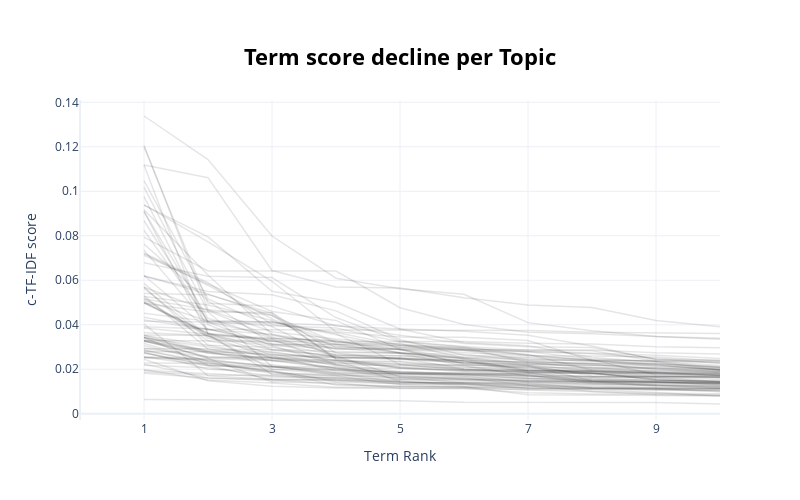

The notebook cell this image was saved under:
### Code cell
topic_model.visualize_term_rank()

### Figure 1 — Plotly figure (JSON) as saved in the notebook; plotly's stock layout.template omitted (floating-point values rounded to 4 significant figures)
{"data": [{"hovertext": "<b>Topic -1</b>:said_people_like_one_trump_would_u", "line": {"color": "black", "width": 1.5}, "mode": "lines+lines", "name": "", "opacity": 0.1, "type": "scatter", "x": [1, 2, 3, 4, 5, 6, 7, 8, 9, 10], "y": [0.006376, 0.006265, 0.005954, 0.005875, 0.005857, 0.005115, 0.005089, 0.005066, 0.005005, 0.004374]}, {"hovertext": "<b>Topic 0</b>:art_artists_work_artist_museum_pain", "line": {"color": "black", "width": 1.5}, "mode": "lines+lines", "name": "", "opacity": 0.1, "type": "scatter", "x": [1, 2, 3, 4, 5, 6, 7, 8, 9, 10], "y": [0.02447, 0.01481, 0.01231, 0.01159, 0.01139, 0.01134, 0.01094, 0.01082, 0.009552, 0.007849]}, {"hovertext": "<b>Topic 1</b>:music_album_song_band_like_songs_re", "line": {"color": "black", "width": 1.5}, "mode": "lines+lines", "name": "", "opacity": 0.1, "type": "scatter", "x": [1, 2, 3, 4, 5, 6, 7, 8, 9, 10], "y": [0.0223, 0.0161, 0.01492, 0.01489, 0.01405, 0.01395, 0.01268, 0.01004, 0.008483, 0.008351]}, {"hovertext": "<b>Topic 2</b>:kardashian_chyna_kylie_got_shes_bab", "line": {"color": "black", "width": 1.5}, "mode": "lines+lines", "name": "", "opacity": 0.1, "type": "scatter", "x": [1, 2, 3, 4, 5, 6, 7, 8, 9, 10], "y": [0.02542, 0.0244, 0.02108, 0.01829, 0.01786, 0.01689, 0.01423, 0.01393, 0.01288, 0.01212]}, {"hovertext": "<b>Topic 3</b>:brexit_eu_britain_minister_european", "line": {"color": "black", "width": 1.5}, "mode": "lines+lines", "name": "", "opacity": 0.1, "type": "scatter", "x": [1, 2, 3, 4, 5, 6, 7, 8, 9, 10], "y": [0.03643, 0.03516, 0.02004, 0.01966, 0.01898, 0.01777, 0.01733, 0.01635, 0.01581, 0.0155]}, {"hovertext": "<b>Topic 4</b>:health_drug_opioid_marijuana_patien", "line": {"color": "black", "width": 1.5}, "mode": "lines+lines", "name": "", "opacity": 0.1, "type": "scatter", "x": [1, 2, 3, 4, 5, 6, 7, 8, 9, 10], "y": [0.01978, 0.01522, 0.01385, 0.01195, 0.01187, 0.01182, 0.01063, 0.009885, 0.009162, 0.009007]}, {"hovertext": "<b>Topic 5</b>:sexual_cops_tmz_assault_kelly_weins", "line": {"color": "black", "width": 1.5}, "mode": "lines+lines", "name": "", "opacity": 0.1, "type": "scatter", "x": [1, 2, 3, 4, 5, 6, 7, 8, 9, 10], "y": [0.0187, 0.01738, 0.01734, 0.01618, 0.01546, 0.01522, 0.01464, 0.01444, 0.01238, 0.01224]}, {"hovertext": "<b>Topic 6</b>:republican_trump_democrats_party_vo", "line": {"color": "black", "width": 1.5}, "mode": "lines+lines", "name": "", "opacity": 0.1, "type": "scatter", "x": [1, 2, 3, 4, 5, 6, 7, 8, 9, 10], "y": [0.01816, 0.0161, 0.01552, 0.01551, 0.01455, 0.01326, 0.01124, 0.01119, 0.01069, 0.01026]}, {"hovertext": "<b>Topic 7</b>:food_meat_pizza_eat_eating_foods_br", "line": {"color": "black", "width": 1.5}, "mode": "lines+lines", "name": "", "opacity": 0.1, "type": "scatter", "x": [1, 2, 3, 4, 5, 6, 7, 8, 9, 10], "y": [0.02554, 0.02487, 0.01421, 0.01378, 0.01145, 0.01131, 0.009461, 0.008872, 0.008775, 0.008442]}, {"hovertext": "<b>Topic 8</b>:immigration_daca_border_immigrants_", "line": {"color": "black", "width": 1.5}, "mode": "lines+lines", "name": "", "opacity": 0.1, "type": "scatter", "x": [1, 2, 3, 4, 5, 6, 7, 8, 9, 10], "y": [0.0325, 0.02732, 0.02518, 0.02209, 0.01704, 0.01664, 0.01594, 0.01479, 0.0142, 0.01384]}, {"hovertext": "<b>Topic 9</b>:fed_trade_dollar_index_rate_us_stoc", "line": {"color": "black", "width": 1.5}, "mode": "lines+lines", "name": "", "opacity": 0.1, "type": "scatter", "x": [1, 2, 3, 4, 5, 6, 7, 8, 9, 10], "y": [0.02939, 0.02551, 0.02432, 0.02339, 0.0233, 0.02012, 0.01969, 0.01858, 0.01835, 0.01747]}, {"hovertext": "<b>Topic 10</b>:film_movie_movies_films_story_best", "line": {"color": "black", "width": 1.5}, "mode": "lines+lines", "name": "", "opacity": 0.1, "type": "scatter", "x": [1, 2, 3, 4, 5, 6, 7, 8, 9, 10], "y": [0.03054, 0.02373, 0.01864, 0.01691, 0.01309, 0.01212, 0.008583, 0.008206, 0.008147, 0.007927]}, {"hovertext": "<b>Topic 11</b>:north_korea_korean_kim_south_nucle", "line": {"color": "black", "width": 1.5}, "mode": "lines+lines", "name": "", "opacity": 0.1, "type": "scatter", "x": [1, 2, 3, 4, 5, 6, 7, 8, 9, 10], "y": [0.09379, 0.07947, 0.05506, 0.05, 0.0381, 0.03201, 0.0306, 0.02523, 0.0233, 0.01979]}, {"hovertext": "<b>Topic 12</b>:russian_putin_russia_moscow_sancti", "line": {"color": "black", "width": 1.5}, "mode": "lines+lines", "name": "", "opacity": 0.1, "type": "scatter", "x": [1, 2, 3, 4, 5, 6, 7, 8, 9, 10], "y": [0.051, 0.04167, 0.0413, 0.03602, 0.0221, 0.01969, 0.01857, 0.01826, 0.0152, 0.01459]}, {"hovertext": "<b>Topic 13</b>:syria_forces_syrian_islamic_said_i", "line": {"color": "black", "width": 1.5}, "mode": "lines+lines", "name": "", "opacity": 0.1, "type": "scatter", "x": [1, 2, 3, 4, 5, 6, 7, 8, 9, 10], "y": [0.03282, 0.02531, 0.02502, 0.02042, 0.01547, 0.0153, 0.01461, 0.01448, 0.01435, 0.01414]}, {"hovertext": "<b>Topic 14</b>:fight_ufc_boxing_floyd_mma_conor_f", "line": {"color": "black", "width": 1.5}, "mode": "lines+lines", "name": "", "opacity": 0.1, "type": "scatter", "x": [1, 2, 3, 4, 5, 6, 7, 8, 9, 10], "y": [0.04965, 0.04578, 0.02128, 0.01962, 0.01844, 0.0172, 0.01699, 0.01679, 0.01632, 0.01433]}, {"hovertext": "<b>Topic 15</b>:mueller_investigation_trump_attorn", "line": {"color": "black", "width": 1.5}, "mode": "lines+lines", "name": "", "opacity": 0.1, "type": "scatter", "x": [1, 2, 3, 4, 5, 6, 7, 8, 9, 10], "y": [0.03445, 0.02721, 0.02486, 0.02301, 0.02116, 0.02075, 0.0207, 0.02064, 0.02061, 0.01882]}, {"hovertext": "<b>Topic 16</b>:tariffs_trade_china_chinese_steel_", "line": {"color": "black", "width": 1.5}, "mode": "lines+lines", "name": "", "opacity": 0.1, "type": "scatter", "x": [1, 2, 3, 4, 5, 6, 7, 8, 9, 10], "y": [0.06191, 0.05381, 0.04405, 0.03224, 0.03058, 0.02882, 0.02668, 0.01955, 0.01948, 0.01935]}, {"hovertext": "<b>Topic 17</b>:climate_coal_energy_fossil_emissio", "line": {"color": "black", "width": 1.5}, "mode": "lines+lines", "name": "", "opacity": 0.1, "type": "scatter", "x": [1, 2, 3, 4, 5, 6, 7, 8, 9, 10], "y": [0.03411, 0.03018, 0.02598, 0.01935, 0.0181, 0.01765, 0.01595, 0.01518, 0.01499, 0.01426]}, {"hovertext": "<b>Topic 18</b>:iran_nuclear_irans_iranian_tehran_", "line": {"color": "black", "width": 1.5}, "mode": "lines+lines", "name": "", "opacity": 0.1, "type": "scatter", "x": [1, 2, 3, 4, 5, 6, 7, 8, 9, 10], "y": [0.07355, 0.04008, 0.02891, 0.02794, 0.02731, 0.02466, 0.01928, 0.01911, 0.01795, 0.01712]}, {"hovertext": "<b>Topic 19</b>:nfl_football_bowl_team_game_patrio", "line": {"color": "black", "width": 1.5}, "mode": "lines+lines", "name": "", "opacity": 0.1, "type": "scatter", "x": [1, 2, 3, 4, 5, 6, 7, 8, 9, 10], "y": [0.03432, 0.02788, 0.02197, 0.01865, 0.01799, 0.01744, 0.01589, 0.01541, 0.01416, 0.01333]}, {"hovertext": "<b>Topic 20</b>:shares_company_billion_said_pounds", "line": {"color": "black", "width": 1.5}, "mode": "lines+lines", "name": "", "opacity": 0.1, "type": "scatter", "x": [1, 2, 3, 4, 5, 6, 7, 8, 9, 10], "y": [0.02282, 0.02275, 0.02088, 0.02011, 0.0187, 0.01826, 0.01662, 0.01596, 0.0149, 0.01471]}, {"hovertext": "<b>Topic 21</b>:security_hackers_information_devic", "line": {"color": "black", "width": 1.5}, "mode": "lines+lines", "name": "", "opacity": 0.1, "type": "scatter", "x": [1, 2, 3, 4, 5, 6, 7, 8, 9, 10], "y": [0.01951, 0.01816, 0.01652, 0.01613, 0.01507, 0.01462, 0.01416, 0.01326, 0.01297, 0.01259]}, {"hovertext": "<b>Topic 22</b>:police_officers_shooting_officer_b", "line": {"color": "black", "width": 1.5}, "mode": "lines+lines", "name": "", "opacity": 0.1, "type": "scatter", "x": [1, 2, 3, 4, 5, 6, 7, 8, 9, 10], "y": [0.05704, 0.03092, 0.0252, 0.02397, 0.01453, 0.01356, 0.0114, 0.01115, 0.01109, 0.01044]}, {"hovertext": "<b>Topic 23</b>:maduro_venezuelan_venezuelas_kuczy", "line": {"color": "black", "width": 1.5}, "mode": "lines+lines", "name": "", "opacity": 0.1, "type": "scatter", "x": [1, 2, 3, 4, 5, 6, 7, 8, 9, 10], "y": [0.03156, 0.02363, 0.02149, 0.01734, 0.01704, 0.01539, 0.01493, 0.0142, 0.01399, 0.01367]}, {"hovertext": "<b>Topic 24</b>:menu_expandable_indicates_icon_nav", "line": {"color": "black", "width": 1.5}, "mode": "lines+lines", "name": "", "opacity": 0.1, "type": "scatter", "x": [1, 2, 3, 4, 5, 6, 7, 8, 9, 10], "y": [0.03287, 0.03262, 0.03262, 0.03252, 0.03246, 0.03242, 0.03167, 0.03139, 0.03006, 0.02963]}, {"hovertext": "<b>Topic 25</b>:insurance_health_care_medicaid_oba", "line": {"color": "black", "width": 1.5}, "mode": "lines+lines", "name": "", "opacity": 0.1, "type": "scatter", "x": [1, 2, 3, 4, 5, 6, 7, 8, 9, 10], "y": [0.04159, 0.04125, 0.03517, 0.03128, 0.02772, 0.02365, 0.01857, 0.01424, 0.01382, 0.01353]}, {"hovertext": "<b>Topic 26</b>:moon_enters_mercury_mars_sign_venu", "line": {"color": "black", "width": 1.5}, "mode": "lines+lines", "name": "", "opacity": 0.1, "type": "scatter", "x": [1, 2, 3, 4, 5, 6, 7, 8, 9, 10], "y": [0.09097, 0.03589, 0.03283, 0.02753, 0.02714, 0.02557, 0.02496, 0.02361, 0.02266, 0.02059]}, {"hovertext": "<b>Topic 27</b>:tesla_musk_car_vehicles_cars_tesla", "line": {"color": "black", "width": 1.5}, "mode": "lines+lines", "name": "", "opacity": 0.1, "type": "scatter", "x": [1, 2, 3, 4, 5, 6, 7, 8, 9, 10], "y": [0.0586, 0.03473, 0.03135, 0.02647, 0.02609, 0.02369, 0.02353, 0.02258, 0.01989, 0.01833]}, {"hovertext": "<b>Topic 28</b>:twitter_snapchat_content_facebook_", "line": {"color": "black", "width": 1.5}, "mode": "lines+lines", "name": "", "opacity": 0.1, "type": "scatter", "x": [1, 2, 3, 4, 5, 6, 7, 8, 9, 10], "y": [0.02507, 0.02416, 0.02137, 0.02104, 0.01635, 0.01378, 0.01326, 0.01318, 0.01273, 0.01148]}, {"hovertext": "<b>Topic 29</b>:flight_boeing_airport_airlines_ind", "line": {"color": "black", "width": 1.5}, "mode": "lines+lines", "name": "", "opacity": 0.1, "type": "scatter", "x": [1, 2, 3, 4, 5, 6, 7, 8, 9, 10], "y": [0.03387, 0.02484, 0.02395, 0.02036, 0.0184, 0.01821, 0.01812, 0.01811, 0.01804, 0.01795]}, {"hovertext": "<b>Topic 30</b>:lakers_lavar_lebron_nba_kobe_warri", "line": {"color": "black", "width": 1.5}, "mode": "lines+lines", "name": "", "opacity": 0.1, "type": "scatter", "x": [1, 2, 3, 4, 5, 6, 7, 8, 9, 10], "y": [0.05274, 0.04891, 0.04194, 0.03191, 0.03153, 0.02502, 0.02277, 0.02256, 0.02213, 0.01966]}, {"hovertext": "<b>Topic 31</b>:oil_crude_opec_bpd_saudi_output_pr", "line": {"color": "black", "width": 1.5}, "mode": "lines+lines", "name": "", "opacity": 0.1, "type": "scatter", "x": [1, 2, 3, 4, 5, 6, 7, 8, 9, 10], "y": [0.07119, 0.05833, 0.04594, 0.04195, 0.02884, 0.02841, 0.02782, 0.02691, 0.02489, 0.02276]}, {"hovertext": "<b>Topic 32</b>:israeli_jerusalem_israel_palestini", "line": {"color": "black", "width": 1.5}, "mode": "lines+lines", "name": "", "opacity": 0.1, "type": "scatter", "x": [1, 2, 3, 4, 5, 6, 7, 8, 9, 10], "y": [0.06193, 0.05498, 0.05348, 0.04625, 0.03324, 0.02628, 0.02538, 0.02432, 0.01741, 0.01732]}, {"hovertext": "<b>Topic 33</b>:hurricane_storm_fire_said_water_fl", "line": {"color": "black", "width": 1.5}, "mode": "lines+lines", "name": "", "opacity": 0.1, "type": "scatter", "x": [1, 2, 3, 4, 5, 6, 7, 8, 9, 10], "y": [0.02721, 0.02214, 0.01932, 0.01425, 0.01352, 0.0132, 0.01234, 0.01188, 0.01168, 0.01137]}, {"hovertext": "<b>Topic 34</b>:netflix_expandable_navigation_chev", "line": {"color": "black", "width": 1.5}, "mode": "lines+lines", "name": "", "opacity": 0.1, "type": "scatter", "x": [1, 2, 3, 4, 5, 6, 7, 8, 9, 10], "y": [0.06213, 0.03795, 0.03776, 0.03772, 0.03759, 0.03747, 0.0374, 0.03668, 0.03638, 0.03607]}, {"hovertext": "<b>Topic 35</b>:plastic_species_recycling_shark_et", "line": {"color": "black", "width": 1.5}, "mode": "lines+lines", "name": "", "opacity": 0.1, "type": "scatter", "x": [1, 2, 3, 4, 5, 6, 7, 8, 9, 10], "y": [0.02746, 0.02163, 0.01526, 0.01322, 0.01237, 0.01189, 0.01136, 0.01117, 0.01079, 0.01053]}, {"hovertext": "<b>Topic 36</b>:cup_soccer_game_team_sports_fans_p", "line": {"color": "black", "width": 1.5}, "mode": "lines+lines", "name": "", "opacity": 0.1, "type": "scatter", "x": [1, 2, 3, 4, 5, 6, 7, 8, 9, 10], "y": [0.03276, 0.02774, 0.02389, 0.02065, 0.02045, 0.01937, 0.01866, 0.01834, 0.01766, 0.01735]}, {"hovertext": "<b>Topic 37</b>:prison_crime_court_inmates_crimina", "line": {"color": "black", "width": 1.5}, "mode": "lines+lines", "name": "", "opacity": 0.1, "type": "scatter", "x": [1, 2, 3, 4, 5, 6, 7, 8, 9, 10], "y": [0.0286, 0.02312, 0.01812, 0.01764, 0.01601, 0.01583, 0.01486, 0.01466, 0.01304, 0.01273]}, {"hovertext": "<b>Topic 38</b>:sentences_vox_px_em_inbox_delivere", "line": {"color": "black", "width": 1.5}, "mode": "lines+lines", "name": "", "opacity": 0.1, "type": "scatter", "x": [1, 2, 3, 4, 5, 6, 7, 8, 9, 10], "y": [0.1118, 0.1061, 0.06438, 0.05695, 0.05651, 0.05216, 0.04889, 0.04771, 0.04195, 0.03905]}, {"hovertext": "<b>Topic 39</b>:facebook_zuckerberg_data_users_fac", "line": {"color": "black", "width": 1.5}, "mode": "lines+lines", "name": "", "opacity": 0.1, "type": "scatter", "x": [1, 2, 3, 4, 5, 6, 7, 8, 9, 10], "y": [0.08676, 0.04117, 0.03062, 0.02931, 0.02891, 0.02229, 0.02054, 0.01834, 0.01552, 0.01432]}, {"hovertext": "<b>Topic 40</b>:amazon_flywheel_delivery_customers", "line": {"color": "black", "width": 1.5}, "mode": "lines+lines", "name": "", "opacity": 0.1, "type": "scatter", "x": [1, 2, 3, 4, 5, 6, 7, 8, 9, 10], "y": [0.02779, 0.02004, 0.01897, 0.01286, 0.01222, 0.01209, 0.01163, 0.01155, 0.01112, 0.01101]}, {"hovertext": "<b>Topic 41</b>:china_chinese_beijing_huawei_xi_ch", "line": {"color": "black", "width": 1.5}, "mode": "lines+lines", "name": "", "opacity": 0.1, "type": "scatter", "x": [1, 2, 3, 4, 5, 6, 7, 8, 9, 10], "y": [0.05002, 0.03581, 0.01769, 0.01684, 0.01626, 0.01579, 0.01539, 0.01465, 0.01443, 0.01385]}, {"hovertext": "<b>Topic 42</b>:book_books_cinderella_ferrante_har", "line": {"color": "black", "width": 1.5}, "mode": "lines+lines", "name": "", "opacity": 0.1, "type": "scatter", "x": [1, 2, 3, 4, 5, 6, 7, 8, 9, 10], "y": [0.02839, 0.02274, 0.01905, 0.01492, 0.01349, 0.01317, 0.01299, 0.01175, 0.01139, 0.009934]}, {"hovertext": "<b>Topic 43</b>:game_games_players_warcraft_play_m", "line": {"color": "black", "width": 1.5}, "mode": "lines+lines", "name": "", "opacity": 0.1, "type": "scatter", "x": [1, 2, 3, 4, 5, 6, 7, 8, 9, 10], "y": [0.05045, 0.03608, 0.02636, 0.02595, 0.01658, 0.01603, 0.01281, 0.01259, 0.01174, 0.01158]}, {"hovertext": "<b>Topic 44</b>:ceo_google_company_tinder_microsof", "line": {"color": "black", "width": 1.5}, "mode": "lines+lines", "name": "", "opacity": 0.1, "type": "scatter", "x": [1, 2, 3, 4, 5, 6, 7, 8, 9, 10], "y": [0.02797, 0.02783, 0.02691, 0.02156, 0.01814, 0.0178, 0.01709, 0.01467, 0.01419, 0.01397]}, {"hovertext": "<b>Topic 45</b>:bank_banks_deutsche_swiss_trading_", "line": {"color": "black", "width": 1.5}, "mode": "lines+lines", "name": "", "opacity": 0.1, "type": "scatter", "x": [1, 2, 3, 4, 5, 6, 7, 8, 9, 10], "y": [0.07183, 0.05766, 0.04262, 0.02984, 0.02897, 0.02461, 0.02165, 0.01708, 0.01692, 0.01647]}, {"hovertext": "<b>Topic 46</b>:rohingya_ullah_buddhist_myanmar_po", "line": {"color": "black", "width": 1.5}, "mode": "lines+lines", "name": "", "opacity": 0.1, "type": "scatter", "x": [1, 2, 3, 4, 5, 6, 7, 8, 9, 10], "y": [0.03276, 0.02565, 0.02548, 0.02536, 0.0245, 0.024, 0.01918, 0.01877, 0.01861, 0.01719]}, {"hovertext": "<b>Topic 47</b>:kanye_lemon_kanyes_west_tupac_ye_t", "line": {"color": "black", "width": 1.5}, "mode": "lines+lines", "name": "", "opacity": 0.1, "type": "scatter", "x": [1, 2, 3, 4, 5, 6, 7, 8, 9, 10], "y": [0.1118, 0.0362, 0.03328, 0.0308, 0.02746, 0.02661, 0.0238, 0.02202, 0.02016, 0.01925]}, {"hovertext": "<b>Topic 48</b>:uber_drivers_ubers_kalanick_compan", "line": {"color": "black", "width": 1.5}, "mode": "lines+lines", "name": "", "opacity": 0.1, "type": "scatter", "x": [1, 2, 3, 4, 5, 6, 7, 8, 9, 10], "y": [0.0917, 0.06234, 0.03567, 0.02896, 0.02895, 0.0226, 0.0215, 0.01479, 0.01449, 0.01297]}, {"hovertext": "<b>Topic 49</b>:apple_iphone_apples_google_mac_lun", "line": {"color": "black", "width": 1.5}, "mode": "lines+lines", "name": "", "opacity": 0.1, "type": "scatter", "x": [1, 2, 3, 4, 5, 6, 7, 8, 9, 10], "y": [0.05689, 0.04642, 0.03438, 0.02646, 0.025, 0.02007, 0.01857, 0.01822, 0.01542, 0.01383]}, {"hovertext": "<b>Topic 50</b>:nba_basketball_league_players_fish", "line": {"color": "black", "width": 1.5}, "mode": "lines+lines", "name": "", "opacity": 0.1, "type": "scatter", "x": [1, 2, 3, 4, 5, 6, 7, 8, 9, 10], "y": [0.03435, 0.02183, 0.01998, 0.0179, 0.01786, 0.01773, 0.01771, 0.01674, 0.01668, 0.01663]}, {"hovertext": "<b>Topic 51</b>:kavanaugh_court_supreme_sexual_jus", "line": {"color": "black", "width": 1.5}, "mode": "lines+lines", "name": "", "opacity": 0.1, "type": "scatter", "x": [1, 2, 3, 4, 5, 6, 7, 8, 9, 10], "y": [0.05211, 0.03281, 0.02754, 0.02407, 0.02209, 0.01984, 0.01928, 0.01912, 0.01696, 0.01629]}, {"hovertext": "<b>Topic 52</b>:cohen_trump_daniels_campaign_trump", "line": {"color": "black", "width": 1.5}, "mode": "lines+lines", "name": "", "opacity": 0.1, "type": "scatter", "x": [1, 2, 3, 4, 5, 6, 7, 8, 9, 10], "y": [0.1019, 0.04582, 0.04541, 0.02727, 0.02454, 0.02275, 0.02201, 0.02181, 0.02063, 0.02]}, {"hovertext": "<b>Topic 53</b>:thrones_game_season_books_show_cer", "line": {"color": "black", "width": 1.5}, "mode": "lines+lines", "name": "", "opacity": 0.1, "type": "scatter", "x": [1, 2, 3, 4, 5, 6, 7, 8, 9, 10], "y": [0.05635, 0.03389, 0.03057, 0.0219, 0.02178, 0.02177, 0.02111, 0.01788, 0.01666, 0.01666]}, {"hovertext": "<b>Topic 54</b>:yeah_think_ks_right_like_lg_thats_", "line": {"color": "black", "width": 1.5}, "mode": "lines+lines", "name": "", "opacity": 0.1, "type": "scatter", "x": [1, 2, 3, 4, 5, 6, 7, 8, 9, 10], "y": [0.03304, 0.02855, 0.02778, 0.02409, 0.02039, 0.01975, 0.01883, 0.01813, 0.01653, 0.01621]}, {"hovertext": "<b>Topic 55</b>:wwe_ronda_wrestling_ufc_reigns_hul", "line": {"color": "black", "width": 1.5}, "mode": "lines+lines", "name": "", "opacity": 0.1, "type": "scatter", "x": [1, 2, 3, 4, 5, 6, 7, 8, 9, 10], "y": [0.07623, 0.05079, 0.0313, 0.03012, 0.02931, 0.02849, 0.02428, 0.024, 0.02223, 0.02117]}, {"hovertext": "<b>Topic 56</b>:french_le_france_macron_paris_pen_", "line": {"color": "black", "width": 1.5}, "mode": "lines+lines", "name": "", "opacity": 0.1, "type": "scatter", "x": [1, 2, 3, 4, 5, 6, 7, 8, 9, 10], "y": [0.04338, 0.03803, 0.03261, 0.02946, 0.02708, 0.02159, 0.01694, 0.01567, 0.01504, 0.01463]}, {"hovertext": "<b>Topic 57</b>:cow_india_bjp_cows_modis_modi_catt", "line": {"color": "black", "width": 1.5}, "mode": "lines+lines", "name": "", "opacity": 0.1, "type": "scatter", "x": [1, 2, 3, 4, 5, 6, 7, 8, 9, 10], "y": [0.03518, 0.02808, 0.02645, 0.02528, 0.02487, 0.024, 0.02313, 0.02273, 0.02252, 0.02113]}, {"hovertext": "<b>Topic 58</b>:tax_budget_taxes_bill_republicans_", "line": {"color": "black", "width": 1.5}, "mode": "lines+lines", "name": "", "opacity": 0.1, "type": "scatter", "x": [1, 2, 3, 4, 5, 6, 7, 8, 9, 10], "y": [0.09093, 0.04291, 0.03396, 0.03307, 0.02735, 0.02507, 0.02231, 0.02165, 0.02156, 0.01963]}, {"hovertext": "<b>Topic 59</b>:gmt_italy_euro_italian_releases_bo", "line": {"color": "black", "width": 1.5}, "mode": "lines+lines", "name": "", "opacity": 0.1, "type": "scatter", "x": [1, 2, 3, 4, 5, 6, 7, 8, 9, 10], "y": [0.07216, 0.05894, 0.04006, 0.0365, 0.03079, 0.02889, 0.02876, 0.02868, 0.02742, 0.02684]}, {"hovertext": "<b>Topic 60</b>:manafort_gates_manaforts_mueller_c", "line": {"color": "black", "width": 1.5}, "mode": "lines+lines", "name": "", "opacity": 0.1, "type": "scatter", "x": [1, 2, 3, 4, 5, 6, 7, 8, 9, 10], "y": [0.1207, 0.04675, 0.04437, 0.02496, 0.02476, 0.02299, 0.02275, 0.02094, 0.01871, 0.01869]}, {"hovertext": "<b>Topic 61</b>:ceu_puigdemont_grenell_spain_germa", "line": {"color": "black", "width": 1.5}, "mode": "lines+lines", "name": "", "opacity": 0.1, "type": "scatter", "x": [1, 2, 3, 4, 5, 6, 7, 8, 9, 10], "y": [0.02925, 0.02925, 0.02384, 0.02272, 0.02248, 0.02185, 0.02131, 0.02023, 0.01921, 0.01884]}, {"hovertext": "<b>Topic 62</b>:trump_billy_press_trumps_tape_dona", "line": {"color": "black", "width": 1.5}, "mode": "lines+lines", "name": "", "opacity": 0.1, "type": "scatter", "x": [1, 2, 3, 4, 5, 6, 7, 8, 9, 10], "y": [0.05311, 0.02898, 0.02882, 0.0257, 0.0251, 0.02307, 0.02191, 0.01922, 0.0187, 0.01779]}, {"hovertext": "<b>Topic 63</b>:died_zsa_death_tmz_home_ross_hospi", "line": {"color": "black", "width": 1.5}, "mode": "lines+lines", "name": "", "opacity": 0.1, "type": "scatter", "x": [1, 2, 3, 4, 5, 6, 7, 8, 9, 10], "y": [0.03909, 0.03811, 0.03114, 0.03109, 0.02996, 0.02898, 0.02831, 0.02714, 0.02633, 0.02482]}, {"hovertext": "<b>Topic 64</b>:viceland_mero_desus_pm_episode_lap", "line": {"color": "black", "width": 1.5}, "mode": "lines+lines", "name": "", "opacity": 0.1, "type": "scatter", "x": [1, 2, 3, 4, 5, 6, 7, 8, 9, 10], "y": [0.09761, 0.04082, 0.04082, 0.03973, 0.03527, 0.03154, 0.03013, 0.02979, 0.02445, 0.02415]}, {"hovertext": "<b>Topic 65</b>:season_episode_buffy_cg_show_buffy", "line": {"color": "black", "width": 1.5}, "mode": "lines+lines", "name": "", "opacity": 0.1, "type": "scatter", "x": [1, 2, 3, 4, 5, 6, 7, 8, 9, 10], "y": [0.05404, 0.05353, 0.04515, 0.02439, 0.02051, 0.01887, 0.01745, 0.01356, 0.01288, 0.01186]}, {"hovertext": "<b>Topic 66</b>:boko_haram_sudan_girls_al_mursi_bo", "line": {"color": "black", "width": 1.5}, "mode": "lines+lines", "name": "", "opacity": 0.1, "type": "scatter", "x": [1, 2, 3, 4, 5, 6, 7, 8, 9, 10], "y": [0.03537, 0.0352, 0.0336, 0.02216, 0.01888, 0.01796, 0.01796, 0.01658, 0.01658, 0.01656]}, {"hovertext": "<b>Topic 67</b>:gibb_marathon_olympic_athletes_nas", "line": {"color": "black", "width": 1.5}, "mode": "lines+lines", "name": "", "opacity": 0.1, "type": "scatter", "x": [1, 2, 3, 4, 5, 6, 7, 8, 9, 10], "y": [0.04516, 0.04152, 0.03953, 0.03859, 0.03222, 0.02995, 0.02637, 0.02411, 0.02358, 0.02164]}, {"hovertext": "<b>Topic 68</b>:gun_guns_violence_deaths_shooting_", "line": {"color": "black", "width": 1.5}, "mode": "lines+lines", "name": "", "opacity": 0.1, "type": "scatter", "x": [1, 2, 3, 4, 5, 6, 7, 8, 9, 10], "y": [0.1047, 0.05157, 0.03919, 0.02486, 0.02092, 0.01947, 0.01928, 0.01912, 0.01817, 0.01715]}, {"hovertext": "<b>Topic 69</b>:teachers_workers_unions_wage_labor", "line": {"color": "black", "width": 1.5}, "mode": "lines+lines", "name": "", "opacity": 0.1, "type": "scatter", "x": [1, 2, 3, 4, 5, 6, 7, 8, 9, 10], "y": [0.04994, 0.03493, 0.02502, 0.02383, 0.02361, 0.02116, 0.01939, 0.01934, 0.01855, 0.01825]}, {"hovertext": "<b>Topic 70</b>:inning_homer_innings_hits_runs_two", "line": {"color": "black", "width": 1.5}, "mode": "lines+lines", "name": "", "opacity": 0.1, "type": "scatter", "x": [1, 2, 3, 4, 5, 6, 7, 8, 9, 10], "y": [0.07938, 0.06416, 0.06416, 0.06416, 0.04764, 0.04009, 0.03667, 0.03592, 0.03467, 0.03391]}, {"hovertext": "<b>Topic 71</b>:white_womens_people_march_think_na", "line": {"color": "black", "width": 1.5}, "mode": "lines+lines", "name": "", "opacity": 0.1, "type": "scatter", "x": [1, 2, 3, 4, 5, 6, 7, 8, 9, 10], "y": [0.02553, 0.02161, 0.02117, 0.01823, 0.01406, 0.01397, 0.01355, 0.0116, 0.0113, 0.01129]}, {"hovertext": "<b>Topic 72</b>:obama_politics_america_coates_amer", "line": {"color": "black", "width": 1.5}, "mode": "lines+lines", "name": "", "opacity": 0.1, "type": "scatter", "x": [1, 2, 3, 4, 5, 6, 7, 8, 9, 10], "y": [0.04036, 0.01703, 0.01543, 0.01517, 0.01454, 0.01255, 0.01245, 0.01154, 0.01136, 0.01133]}, {"hovertext": "<b>Topic 73</b>:nhl_hockey_season_goals_players_le", "line": {"color": "black", "width": 1.5}, "mode": "lines+lines", "name": "", "opacity": 0.1, "type": "scatter", "x": [1, 2, 3, 4, 5, 6, 7, 8, 9, 10], "y": [0.04969, 0.03625, 0.02857, 0.02631, 0.0261, 0.02526, 0.02421, 0.02376, 0.0213, 0.02056]}, {"hovertext": "<b>Topic 74</b>:bolsonaro_brazilians_brazils_brazi", "line": {"color": "black", "width": 1.5}, "mode": "lines+lines", "name": "", "opacity": 0.1, "type": "scatter", "x": [1, 2, 3, 4, 5, 6, 7, 8, 9, 10], "y": [0.05158, 0.0468, 0.03684, 0.0336, 0.03119, 0.02958, 0.02785, 0.0246, 0.02353, 0.02076]}, {"hovertext": "<b>Topic 75</b>:baseball_yankees_players_league_ml", "line": {"color": "black", "width": 1.5}, "mode": "lines+lines", "name": "", "opacity": 0.1, "type": "scatter", "x": [1, 2, 3, 4, 5, 6, 7, 8, 9, 10], "y": [0.04219, 0.03777, 0.03571, 0.03129, 0.03081, 0.02968, 0.02312, 0.0205, 0.02047, 0.01998]}, {"hovertext": "<b>Topic 76</b>:erdogan_turkey_turkish_turkeys_ist", "line": {"color": "black", "width": 1.5}, "mode": "lines+lines", "name": "", "opacity": 0.1, "type": "scatter", "x": [1, 2, 3, 4, 5, 6, 7, 8, 9, 10], "y": [0.06786, 0.06177, 0.06119, 0.04323, 0.03257, 0.03023, 0.0285, 0.02834, 0.02359, 0.02329]}, {"hovertext": "<b>Topic 77</b>:chapo_mexican_mexico_acapulco_el_c", "line": {"color": "black", "width": 1.5}, "mode": "lines+lines", "name": "", "opacity": 0.1, "type": "scatter", "x": [1, 2, 3, 4, 5, 6, 7, 8, 9, 10], "y": [0.03518, 0.03079, 0.02988, 0.02536, 0.02518, 0.02355, 0.02005, 0.01977, 0.01829, 0.01817]}, {"hovertext": "<b>Topic 78</b>:nafta_canada_trade_agreement_canad", "line": {"color": "black", "width": 1.5}, "mode": "lines+lines", "name": "", "opacity": 0.1, "type": "scatter", "x": [1, 2, 3, 4, 5, 6, 7, 8, 9, 10], "y": [0.09389, 0.07725, 0.05955, 0.03686, 0.03449, 0.03443, 0.03292, 0.02398, 0.02396, 0.0237]}, {"hovertext": "<b>Topic 79</b>:saudi_prince_arabia_mbs_salman_cro", "line": {"color": "black", "width": 1.5}, "mode": "lines+lines", "name": "", "opacity": 0.1, "type": "scatter", "x": [1, 2, 3, 4, 5, 6, 7, 8, 9, 10], "y": [0.12, 0.04962, 0.04837, 0.03943, 0.03807, 0.03711, 0.03532, 0.03046, 0.02422, 0.02265]}, {"hovertext": "<b>Topic 80</b>:tyga_heres_kylie_treyzon_lawyer_je", "line": {"color": "black", "width": 1.5}, "mode": "lines+lines", "name": "", "opacity": 0.1, "type": "scatter", "x": [1, 2, 3, 4, 5, 6, 7, 8, 9, 10], "y": [0.1338, 0.1143, 0.07988, 0.0609, 0.05614, 0.0537, 0.04095, 0.03733, 0.03472, 0.03352]}, {"hovertext": "<b>Topic 81</b>:skin_korean_brands_tanning_product", "line": {"color": "black", "width": 1.5}, "mode": "lines+lines", "name": "", "opacity": 0.1, "type": "scatter", "x": [1, 2, 3, 4, 5, 6, 7, 8, 9, 10], "y": [0.08247, 0.04167, 0.04119, 0.03531, 0.02973, 0.02861, 0.02627, 0.02392, 0.02192, 0.01971]}, {"hovertext": "<b>Topic 82</b>:trump_right_like_sort_media_think_", "line": {"color": "black", "width": 1.5}, "mode": "lines+lines", "name": "", "opacity": 0.1, "type": "scatter", "x": [1, 2, 3, 4, 5, 6, 7, 8, 9, 10], "y": [0.02182, 0.02065, 0.01694, 0.01581, 0.01398, 0.01396, 0.01388, 0.0137, 0.01368, 0.01328]}, {"hovertext": "<b>Topic 83</b>:shares_management_percent_stock_ri", "line": {"color": "black", "width": 1.5}, "mode": "lines+lines", "name": "", "opacity": 0.1, "type": "scatter", "x": [1, 2, 3, 4, 5, 6, 7, 8, 9, 10], "y": [0.03854, 0.03572, 0.03392, 0.03257, 0.0288, 0.02728, 0.02607, 0.02592, 0.02553, 0.02371]}], "layout": {"height": 500, "hoverlabel": {"bgcolor": "white", "font": {"family": "Rockwell", "size": 16}}, "showlegend": false, "title": {"font": {"color": "Black", "size": 22}, "text": "<b>Term score decline per Topic</b>", "x": 0.5, "xanchor": "center", "y": 0.9, "yanchor": "top"}, "width": 800, "xaxis": {"dtick": 2, "range": [0, 10], "tick0": 1, "title": {"text": "Term Rank"}}, "yaxis": {"title": {"text": "c-TF-IDF score"}}}}
